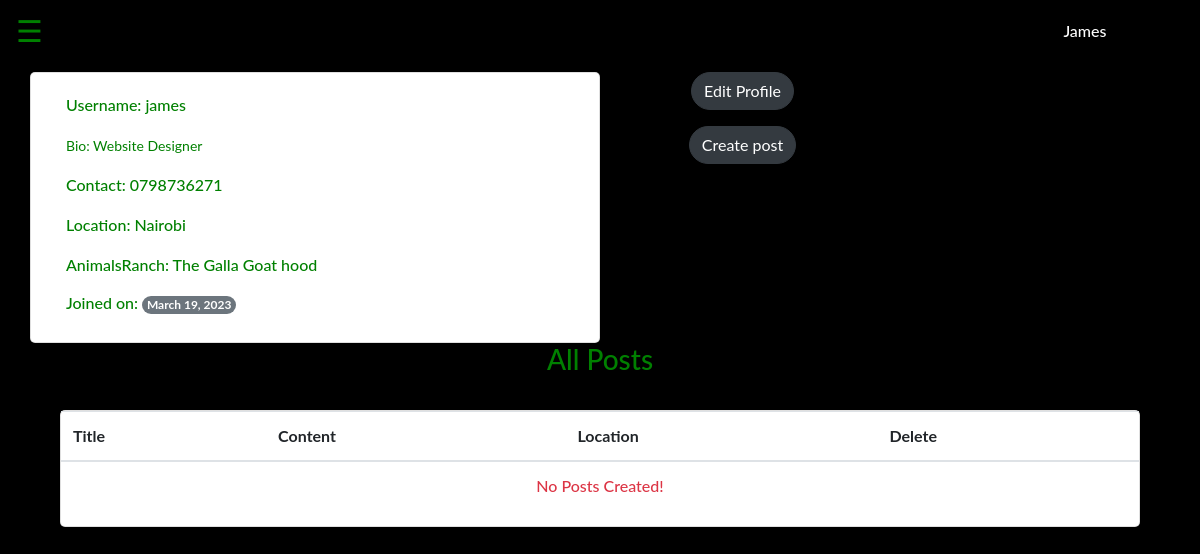
The page /profile/ (signed in) on the database as committed earlier.
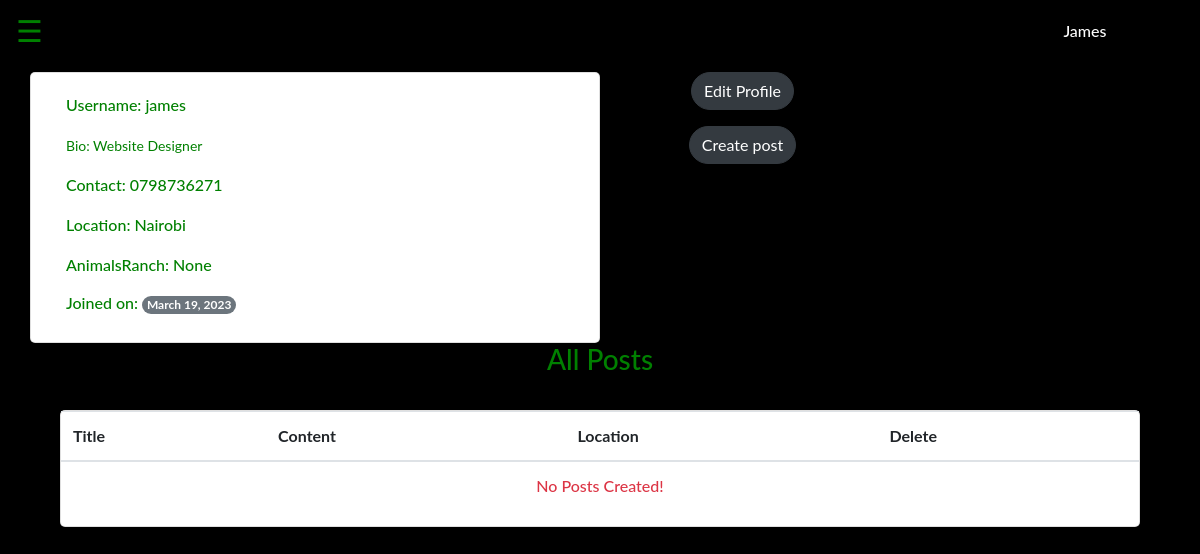
The same page on the database as committed later.
### hood/models.py (models this page shows, shortened)
class Profile(models.Model):
    user = models.OneToOneField(User, on_delete=models.CASCADE, related_name='profile',null=True)
    profile_photo = CloudinaryField("image",null=True)
    bio = models.TextField(max_length=300)
    location = models.ForeignKey(Location, on_delete=models.CASCADE,null=True)
    animalsranch = models.ForeignKey(AnimalsRanch, on_delete=models.SET_NULL, null=True, related_name='members', blank=True)
    contact = models.CharField(max_length=100)
    created_on = models.DateTimeField(auto_now_add=True,null=True)
    updated_on = models.DateTimeField(auto_now=True,null=True)

class AnimalsRanch(models.Model):
    name = models.CharField(max_length=50)
    photo = CloudinaryField("image",null=True)
    content = models.TextField(max_length=10000, null=True)
    Charateristics = models.TextField(max_length=10000, null=True)
    Statistics = models.TextField(max_length=10000  , null=True)
    location = models.ForeignKey(Location, on_delete=models.CASCADE,null=True)
    location_number = models.IntegerField(default=0)
    user = models.ForeignKey(User, on_delete=models.CASCADE,null=True)
    created_on = models.DateTimeField(auto_now_add=True,null=True)
    updated_on = models.DateTimeField(auto_now=True,null=True)
    health_cell = models.IntegerField(null=True, blank=True)
    police_hotline = models.IntegerField(null=True, blank=True)
    class Meta:
        ordering = ['-pk']
    def __str__(self):
        return f'{self.name} hood'

class Location(models.Model):
    name = models.CharField(max_length=30)
    created_on = models.DateTimeField(auto_now_add=True)
    updated_on = models.DateTimeField(auto_now=True)
    def __str__(self):
        return self.name

### hood/views.py (the view)
# urls.py: path('profile/', views.profile, name='profile'),
def profile(request):
    current_user = request.user
    profile = Profile.objects.filter(user_id=current_user.id).first()
    animalsranch = AnimalsRanch.objects.all()
    posts = Post.objects.filter(user_id=current_user.id)
    return render(request, "profile.html", {"profile": profile, ' animalsranch':  animalsranch, "posts": posts,})

### hood/templates/profile.html (shortened to what this page needs)
{% extends "base.html" %}
{% block content %}
 <br>
<section class="container profile">
    <div class=" mt-5">
        <div class="row">
            <div class="card col-md-6 text-left">
                <div class="card-body">
                    <p>Username: {{ user.username }}</p>
                    <p>
                        {% if profile.bio %}
                        <small>Bio: {{ profile.bio }}</small>
                        {% else %}
                        <span class="text-danger">No about me</span>
                        {% endif %}
                    </p>
                    <p>Contact: {{ profile.contact }}</p>
                    <p>Location: {{ profile.location }}</p>
                    <p>AnimalsRanch: {{ profile.animalsranch }}</p>
                    <h6>Joined on: <span class="badge rounded-pill bg-secondary text-white">
                            {{ user.date_joined|date }} </span></h6>
                </div>
            </div>
            <div class="col-md-6 text-center">
                <div class="row">
                    <div class="col-md-6 details">
                        <div class="first">
                            <div>
                                <a href="{%url 'update_profile' user.id %}"
                                    class="btn btn-outline-dark bg-dark text-white rounded-pill">
                                    Edit Profile
                                </a>
                            </div>
                        </div>
                    </div>
                </div>
                <div class="row links">
                    <div class="col-md-6">
                        <a href="{%url 'create_post'  %}"  class="btn btn-outline-dark bg-dark text-white rounded-pill">
                         Create post
                        </a>
                    </div>
                </div>
            </div>
        </div>
    </div>
    <h3 class="text-center">All Posts</h3>
    <div class="col-md-12 links">
        <div class="card">
            <table class="table">
                <thead>
                    <tr>
                        <th scope="col">Title</th>
                        <th scope="col">Content</th>
                        <th scope="col">Location</th>
                        <th scope="col">Delete</th>
                    </tr>
                </thead>
                <tbody>
                    {% for post in posts %}
                    <tr>
                        <td>{{ post.title }}</td>
                        <td>{{ post.content }}</td>
                        <td><span class="badge rounded-pill bg-secondary text-white">
                                {{ post.location }}
                            </span></td>
                            <td>
                                <a class="text-danger" href="">
                                    <i class="fa fa-trash-alt text-danger"></i>
                                </a>
                            </td>
                        </tr>
                        {% empty %}
                        <tr>
                            <td colspan="5" class="text-center text-danger">No Posts Created!</td>
                        </tr>
                        {% endfor %}
                    </tbody>
                </table>
            </div>
        </div>
</section>
{% endblock %}

Rows that differ between the two databases and show on the page:
changed Profile "Website Designer": animalsranch "The Galla Goat hood" → "None"
